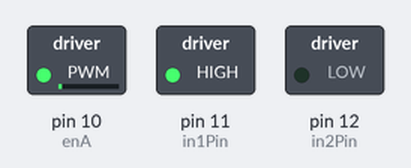
Simulated run of this sketch. Board: Arduino Uno, built with avr-gcc and run on an emulated ATmega328P. Shown: switched loads named in the sketch (green lamp = pin HIGH).

Above: at 0.05 s.
At 0.9 s:
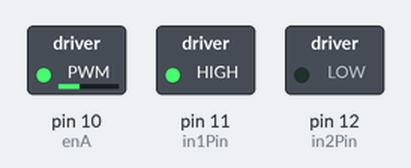
At 1.8 s:
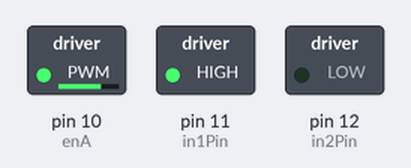
At 3.55 s:
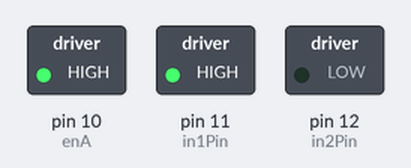
Timing chart, 0 to 4.1 s (numbered marks = the images above):
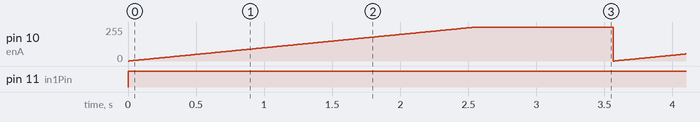

The sketch:

run_dc_proteus.ino
```cpp
const int enA = 10;  // Enable pin connected to L298 module
const int in1Pin = 11;    // Input 1 pin connected to L298 module
const int in2Pin = 12;    // Input 2 pin connected to L298 module

void setup() {
  pinMode(enA, OUTPUT);
  pinMode(in1Pin, OUTPUT);
  pinMode(in2Pin, OUTPUT);

  digitalWrite(in1Pin,LOW);
  digitalWrite(in2Pin,LOW);
}

void loop() {
  // Set the motor direction to forward
  //analogWrite(enA, 0);

    for (int speed = 0; speed <= 255; speed++) {
      analogWrite(enA, speed);
      digitalWrite(in1Pin, HIGH);
       digitalWrite(in2Pin, LOW);
      delay(10);
  }

  delay(1000); // Pause for 1 second
}
  // Vary the motor speed using PWM
```

Measured:
- by itself, pin 10 (enA): ramps from 0/255 to 255/255 and jumps back, once every 3.6 s
- by itself, pin 11 (in1Pin): LOW → HIGH at 0.00 s
